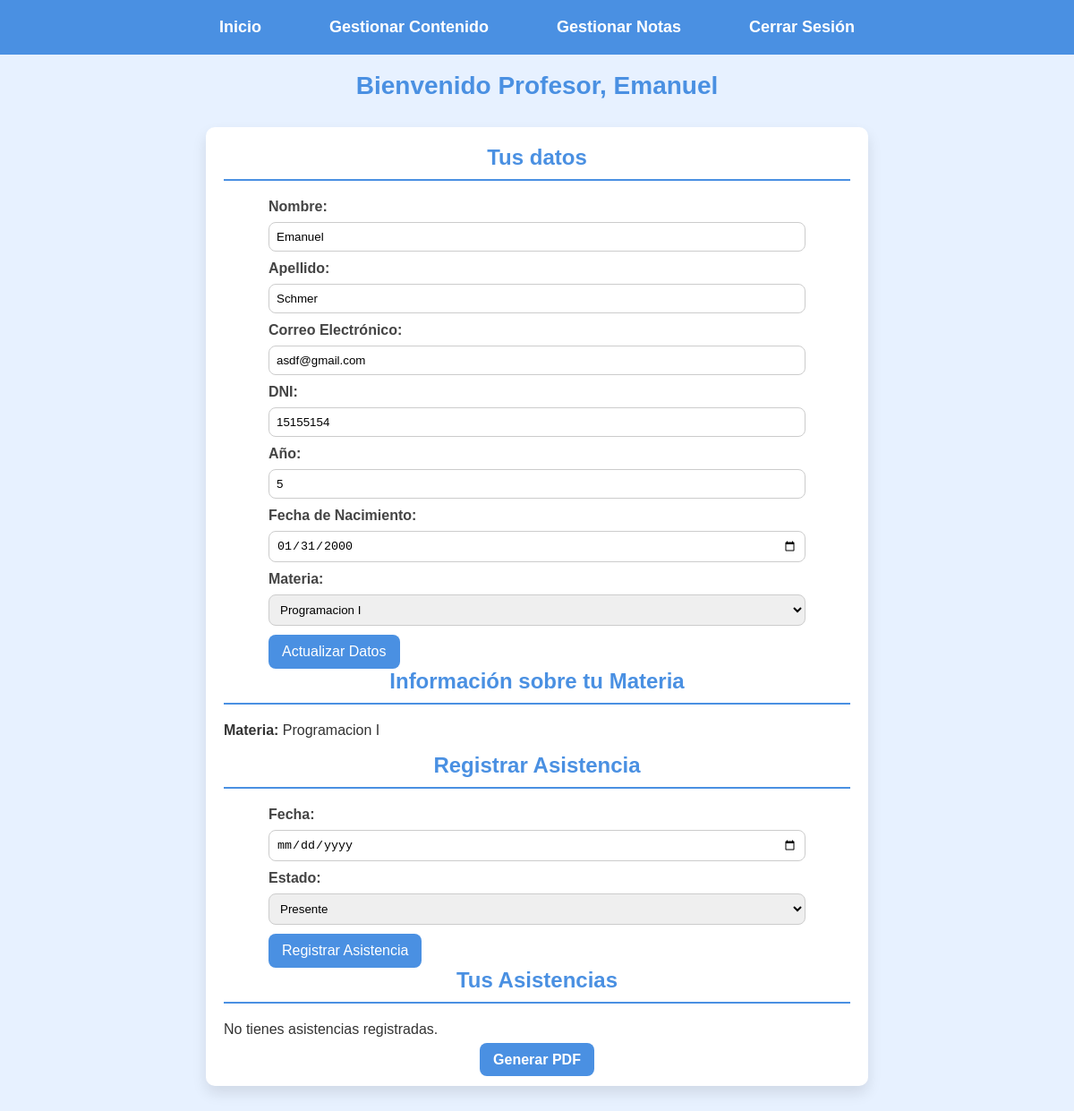
Page /profesor_bienvenido.php (signed in) on the committed database.
### tables this page shows
CREATE TABLE `profesores` (
  `id` int(11) NOT NULL,
  `nombre` varchar(255) NOT NULL,
  `username` varchar(50) NOT NULL,
  `password` varchar(255) NOT NULL,
  `email` varchar(100) NOT NULL,
  `user_type` enum('profesor') NOT NULL DEFAULT 'profesor',
  `especialidad_id` int(11) DEFAULT NULL,
  `materia_id` int(11) DEFAULT NULL,
  `apellido` varchar(255) NOT NULL,
  `dni` char(8) NOT NULL,
  `año` tinyint(1) NOT NULL,
  `fecha_nacimiento` date DEFAULT NULL
);

CREATE TABLE `materias` (
  `id` int(11) NOT NULL,
  `nombre` varchar(100) NOT NULL,
  `especialidad_id` int(11) DEFAULT NULL
);

### profesor_bienvenido.php (the view, shortened to what this page needs)
<?php
include 'config.php';
$profesor_username = $_SESSION['username'];
$sql_profesor = "SELECT * FROM profesores WHERE username = ?";
$stmt = $conn->prepare($sql_profesor);
$stmt->bind_param("s", $profesor_username);
$stmt->execute();
$result_profesor = $stmt->get_result();
$profesor = $result_profesor->fetch_assoc();
$especialidad_id = $profesor['especialidad_id'];
$sql_materias = "SELECT id, nombre FROM materias WHERE especialidad_id = ?";
$stmt_materias = $conn->prepare($sql_materias);
$stmt_materias->bind_param("i", $especialidad_id);
$stmt_materias->execute();
$result_materias = $stmt_materias->get_result();
$sql_asistencias = "SELECT a.id, a.fecha, a.estado FROM asistencia a WHERE a.profesor_id = ?";
$stmt_asistencias = $conn->prepare($sql_asistencias);
$stmt_asistencias->bind_param("i", $profesor['id']);
$stmt_asistencias->execute();
$result_asistencias = $stmt_asistencias->get_result();
$materia_id = $profesor['materia_id'];
$sql_materia_info = "SELECT * FROM materias WHERE id = ?";
$stmt_materia_info = $conn->prepare($sql_materia_info);
$stmt_materia_info->bind_param("i", $materia_id);
$stmt_materia_info->execute();
$result_materia_info = $stmt_materia_info->get_result();
$materia_info = $result_materia_info->fetch_assoc();
?>
<!DOCTYPE html>
<html lang="es">
<head>
    <link rel="stylesheet" href="css/profesor_bienvenido.css">
</head>
<body>
    <header>
        <nav>
            <ul>
                <li><a href="profesor_bienvenido.php">Inicio</a></li>
                <li><a href="gestionar_materias.php">Gestionar Contenido</a></li>
                <li><a href="gestionar_notas.php">Gestionar Notas</a></li>
                <li><a href="logout.php">Cerrar Sesión</a></li>
            </ul>
        </nav>
    </header>
    <h1>Bienvenido Profesor, <?php echo htmlspecialchars($profesor['nombre']); ?></h1>
    <div class="table-container">
        <h2>Tus datos</h2>
        <form action="" method="post">
            <label for="nombre">Nombre:</label>
            <input type="text" name="nombre" value="<?php echo htmlspecialchars($profesor['nombre']); ?>" required>
            <label for="apellido">Apellido:</label>
            <input type="text" name="apellido" value="<?php echo htmlspecialchars($profesor['apellido']); ?>" required>
            <label for="email">Correo Electrónico:</label>
            <input type="email" name="email" value="<?php echo htmlspecialchars($profesor['email']); ?>" required>
            <label for="dni">DNI:</label>
            <input type="text" name="dni" value="<?php echo htmlspecialchars($profesor['dni']); ?>" required>
            <label for="año">Año:</label>
            <input type="text" name="año" value="<?php echo htmlspecialchars($profesor['año']); ?>" required>
            <label for="fecha_nacimiento">Fecha de Nacimiento:</label>
            <input type="date" name="fecha_nacimiento" value="<?php echo htmlspecialchars($profesor['fecha_nacimiento']); ?>" required>
            <label for="materia_id">Materia:</label>
            <select name="materia_id" required>
                <?php while ($materia = $result_materias->fetch_assoc()): ?>
                    <option value="<?php echo $materia['id']; ?>" <?php if ($materia['id'] == $profesor['materia_id']) echo 'selected'; ?>>
                        <?php echo htmlspecialchars($materia['nombre']); ?>
                    </option>
                <?php endwhile; ?>
            </select>
            <button type="submit" name="update_professor">Actualizar Datos</button>
        </form>
        <h2>Información sobre tu Materia</h2>
        <?php if ($materia_info): ?>
            <p><strong>Materia:</strong> <?php echo htmlspecialchars($materia_info['nombre']); ?></p>
        <?php else: ?>
            <p>No se encontró información sobre la materia.</p>
        <?php endif; ?>
        <h2>Registrar Asistencia</h2>
        <form action="" method="post">
            <label for="fecha">Fecha:</label>
            <input type="date" name="fecha" required>
            <label for="estado">Estado:</label>
            <select name="estado" required>
                <option value="Presente">Presente</option>
            </select>
            <button type="submit" name="registrar_asistencia">Registrar Asistencia</button>
        </form>
        <h2>Tus Asistencias</h2>
        <?php if ($result_asistencias->num_rows > 0): ?>
            <table>
                <thead>
                    <tr>
                        <th>ID</th>
                        <th>Fecha</th>
                        <th>Estado</th>
                        <th>Acciones</th>
                    </tr>
                </thead>
                <tbody>
                    <?php while ($row = $result_asistencias->fetch_assoc()): ?>
                        <tr>
                            <form action="" method="post">
                                <td><?php echo htmlspecialchars($row['id']); ?></td>
                                <td><?php echo htmlspecialchars($row['fecha']); ?></td>
                                <td>
                                    <select name="estado">
                                        <option value="Presente" <?php if ($row['estado'] == 'Presente') echo 'selected'; ?>>Presente</option>
                                        <option value="Ausente" <?php if ($row['estado'] == 'Ausente') echo 'selected'; ?>>Ausente</option>
                                        <option value="Justificado" <?php if ($row['estado'] == 'Justificado') echo 'selected'; ?>>Justificado</option>
                                    </select>
                                </td>
                                <input type="hidden" name="asistencia_id" value="<?php echo htmlspecialchars($row['id']); ?>">
                                <td>
                                    <button type="submit" name="update_attendance">Modificar</button>
                                </td>
                            </form>
                        </tr>
                    <?php endwhile; ?>
                </tbody>
            </table>
        <?php else: ?>
            <p>No tienes asistencias registradas.</p>
        <?php endif; ?>
        <div class="actions">
            <a href="generate_professors_pdf.php?profesor_id=<?php echo htmlspecialchars($profesor['id']); ?>" class="btn">Generar PDF</a>
        </div>
    </div>
</body>
</html>

### css/profesor_bienvenido.css (style rules this page uses)
body { font-family: 'Arial', sans-serif; background-color: #e7f1ff; color: #333; margin: 0; padding: 0; }
header { background-color: #4a90e2; color: #fff; padding: 20px 0; }
nav { display: flex; justify-content: center; align-items: center; }
nav ul { list-style: none; padding: 0; margin: 0; display: flex; }
nav ul li { margin: 0 20px; }
nav ul li a { color: #fff; text-decoration: none; font-size: 18px; font-weight: bold; padding: 12px 18px; border-radius: 25px; transition: background-color 0.3s, color 0.3s; }
.table-container { max-width: 700px; margin: 30px auto; padding: 20px; background-color: #ffffff; border-radius: 10px; box-shadow: 0 8px 16px rgba(0, 0, 0, 0.1); }
h1 { text-align: center; color: #4a90e2; margin-bottom: 20px; font-size: 28px; }
h2 { color: #4a90e2; margin-top: 0; border-bottom: 2px solid #4a90e2; padding-bottom: 10px; margin-bottom: 20px; font-size: 24px; }
form { margin-bottom: 30px; max-width: 600px; margin: 0 auto; }
form label { display: block; margin-bottom: 8px; font-weight: bold; color: #444; }
form input[type="text"], form input[type="number"], form input[type="date"], form input[type="email"], form select, form textarea { width: 100%; padding: 8px; margin-bottom: 10px; border: 1px solid #ccc; border-radius: 8px; box-sizing: border-box; }
form button { background-color: #4a90e2; color: #fff; border: none; padding: 10px 15px; border-radius: 8px; cursor: pointer; transition: background-color 0.3s, transform 0.3s, box-shadow 0.3s; font-size: 16px; }
.actions { text-align: center; }
.actions .btn { background-color: #4a90e2; color: #fff; padding: 10px 15px; border-radius: 8px; text-decoration: none; font-weight: bold; transition: background-color 0.3s, transform 0.3s, box-shadow 0.3s; font-size: 16px; }
h2 { text-align: center; color: #4a90e2; margin-top: 0; border-bottom: 2px solid #4a90e2; padding-bottom: 10px; margin-bottom: 20px; font-size: 24px; }

### rows in the picture
profesores: nombre "Emanuel", apellido "Schmer", email "asdf@gmail.com", dni "15155154", año "5", fecha_nacimiento "01/31/2000", materia_id "Programacion I"
materias: nombre "Programacion I"
